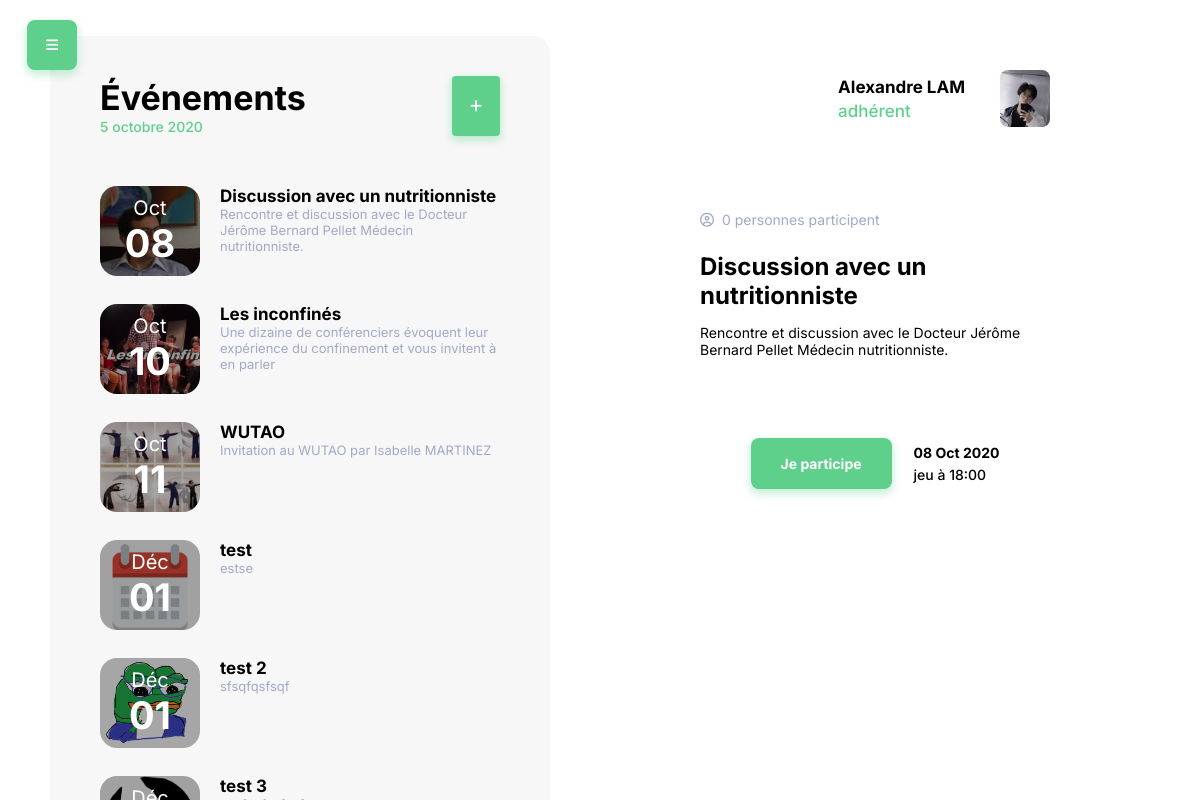
The page /events/1 on the database its author committed.
### events/models.py (models this page shows, shortened)
class Event(models.Model):
    title = models.CharField(max_length=50)
    author = models.CharField(max_length=50)
    short_description = models.CharField(max_length=100)
    long_description = models.CharField(max_length=300)
    date_begin = models.DateTimeField(max_length=300)
    date_end = models.DateTimeField(max_length=300)
    icon = models.ImageField(upload_to="images/", default="/images/default_icon.png")
    image = models.ImageField(upload_to='images/', default="/images/default_image.png")

### events/views.py (the view)
# urls.py: path('events/<id>', views.home, name='home'),
def home(request, id):
    sorted_events_list = Event.objects.order_by('date_begin')
    context = {'eventsList': sorted_events_list}
    context["selected"] = Event.objects.get(id=id)
    context["participation"] = Participation.objects.filter(event__id=id)
    return render(request, 'events/details.html', context)

### events/templates/events/details.html (shortened to what this page needs)
{% extends 'events/events_list.html' %} {% block details %}
<section class="details">
  <div>
    <div class="header">
      <div class="profile-picture"></div>
      <div>
        <h2>Alexandre LAM</h2>
        <p>adhérent</p>
      </div>
    </div>
    <div class="content">
      <div class="content-wrapper">
        <div class="small">
          <div class="icon">
            <i class="far fa-user-circle"></i>
          </div>
          <p>{{participation.count}} personnes participent</p>
        </div>
        <div class="text">
          <h1>{{ selected.title }}</h1>
          <p>{{ selected.long_description }}</p>
        </div>
        <div class="call-to-action">
          <a href="#"><button>Je participe</button></a>
          <div class="sub-text">
            <p><strong>{{selected.date_begin|date:"d M Y"}}</strong></p>
            <p>
              {{selected.date_begin|date:"D"}} à
              {{selected.date_begin|date:"H:i"}}
            </p>
          </div>
        </div>
      </div>
    </div>
  </div>
</section>
{% endblock details %}

### events/templates/events/events_list.html
{% extends 'events/base.html' %} {% block events_list %}
<section class="events-list">
  <div class="header">
    <div class="text">
      <h1>Événements</h1>
      <p>5 octobre 2020</p>
    </div>
    <a class="icon" href="#">
      <button>
        <i class="fas fa-plus"></i>
      </button>
    </a>
  </div>
  <div class="scroll-list-wrapper">
    <ul>
      {% for event in eventsList %}
      <a href="{{event.id}}">
        <li>
          <div class="img" style="background-image: linear-gradient(
                  0deg,
                  rgba(0, 0, 0, 0.35),
                  rgba(0, 0, 0, 0.35)
                ), url('{{ event.icon.url }}')">
            <div class="date">
              <p>{{event.date_begin|date:"M"}}</p>
              <h2>{{event.date_begin|date:"d"}}</h2>
            </div>
          </div>
          <div class="text">
            <h2>{{event.title}}</h2>
            <p>{{event.long_description}}</p>
          </div>
        </li>
      </a>
      {% endfor %}
    </ul>
  </div>
</section>
{% block details %} {% endblock details %} {% endblock events_list %}

### events/static/events/style.css (style rules this page uses)
html { box-sizing: border-box; font-size: 100%; font-family: "Inter", sans-serif; font-weight: 500; --unselected: #a2a9c8; --highlight: #5fcf8c; --hover-highlight: #4eb276; --greyBackground: #f7f7f7; --greenShadow: 0px 4px 8px 1px rgba(95, 207, 140, 0.35); --menuShadow: 0px 0px 33px rgba(0, 0, 0, 0.15); }
*, *:after, *:before { box-sizing: inherit; margin: 0; padding: 0; font-size: 16px; }
button { outline: none; border: none; transition-duration: 0.4s; }
body { height: 100vh; display: flex; }
a { text-decoration: none; color: inherit; }
.events-list { width: clamp(280px, 40%, 600px); background-color: var(--greyBackground); margin-top: 36px; border-radius: 17px 17px 0px 0px; padding: 90px 50px 0 50px; display: flex; flex-direction: column; }
.events-list .header { display: flex; align-items: center; justify-content: space-between; }
.events-list .header h1 { font-size: 2.125rem; font-weight: 700; }
.events-list .header p { color: var(--highlight); }
.events-list .header button { width: 48px; height: 60px; background-color: var(--highlight); box-shadow: var(--greenShadow); border-radius: 4px; color: white; display: flex; align-items: center; justify-content: center; }
.events-list .scroll-list-wrapper { margin-top: 50px; flex-grow: 1; overflow: hidden; }
.events-list .scroll-list-wrapper ul { list-style: none; }
.events-list .scroll-list-wrapper li { display: flex; margin-bottom: 28px; }
.events-list .scroll-list-wrapper .img { min-width: 100px; min-height: 90px; background-repeat: none; background-size: cover; border-radius: 17px; margin-right: 20px; display: flex; justify-content: center; align-items: center; }
.events-list .scroll-list-wrapper .img .date { text-align: center; color: white; }
.events-list .scroll-list-wrapper .img .date p { font-size: 1.25rem; font-weight: 400; }
.events-list .scroll-list-wrapper .img .date h2 { font-size: 2.375rem; font-weight: 700; }
.events-list .scroll-list-wrapper .text { width: auto; }
.events-list .scroll-list-wrapper .text h2 { font-weight: 700; font-size: 1.0625rem; }
.events-list .scroll-list-wrapper .text p { font-size: 0.8125rem; font-weight: 400; color: var(--unselected); }
.details { flex-grow: 1; padding: 120px 70px 50px 70px; display: flex; justify-content: center; }
.details .header { display: flex; flex-direction: row-reverse; align-items: center; }
.details .header h2 { font-size: 1.0625rem; font-weight: 700; margin-bottom: 4px; }
.details .header p { font-size: 1.0625rem; font-weight: 500; color: var(--highlight); }
.details .header .profile-picture { background-image: url("profile.PNG"); background-repeat: none; background-size: cover; background-position: bottom; border-radius: 8px; width: 50px; height: 57px; margin-left: 35px; }
.details .content { margin-top: 60px; display: flex; justify-content: center; align-items: center; }
.details .content .small { display: flex; color: var(--unselected); font-size: 0.875rem; font-weight: 400; margin: auto; margin-top: 24px; }
.details .content .small p { margin-left: 8px; }
.details .content .text { margin: auto; max-width: 500px; }
.details .content .text h1 { font-size: 1.5rem; margin-top: 24px; }
.details .content .text p { font-weight: 400; margin-top: 14px; }
.details .call-to-action { display: flex; gap: 22px; justify-content: center; align-items: center; margin-top: 80px; }
.details .call-to-action button { padding: 17px 30px; border: none; background-color: var(--highlight); font-family: "Inter"; font-weight: 700; color: white; font-size: 0.875rem; border-radius: 8px; box-shadow: var(--greenShadow); }
.details .call-to-action .sub-text p { font-size: 0.875rem; line-height: 22px; }
@media only screen and (max-height: 800px) { *, *:before, *:after { font-size: 14px; } }
@media only screen and (max-height: 800px) { .events-list { padding: 40px 50px 0 50px; } }
@media only screen and (max-height: 800px) { .details { flex-grow: 1; padding: 70px 70px 50px 70px; } }
@media only screen and (max-width: 1250px) { .events-list { margin-left: 50px; width: 500px; } }
@media only screen and (max-width: 1250px) { .details { padding-left: 40px; padding-right: 40px; } }
@media only screen and (max-width: 1250px) { .details .content, .details .content-wrapper, .details .content .img, .details .header { width: 350px; } }

### rows shown on the page
Event: icon (picture), date_begin "Oct", date_begin "08", title "Discussion avec un nutritionniste", long_description "Rencontre et discussion avec le Docteur Jérôme Bernard Pellet Médecin nutritionniste.", date_begin "08 Oct 2020", date_begin "jeu", date_begin "18:00"
Event: icon (picture), date_begin "Oct", date_begin "10", title "Les inconfinés", long_description "Une dizaine de conférenciers évoquent leur expérience du confinement et vous invitent à en parler"
Event: icon (picture), date_begin "Oct", date_begin "11", title "WUTAO", long_description "Invitation au WUTAO par Isabelle MARTINEZ"
Event: icon (picture), date_begin "Déc", date_begin "01", title "test", long_description "estse"
Event: icon (picture), date_begin "Déc", date_begin "01", title "test 2", long_description "sfsqfqsfsqf"
Event: icon (placeholder picture), title "test 3"

### other values the page prints
{{ participation.count }} "0"
